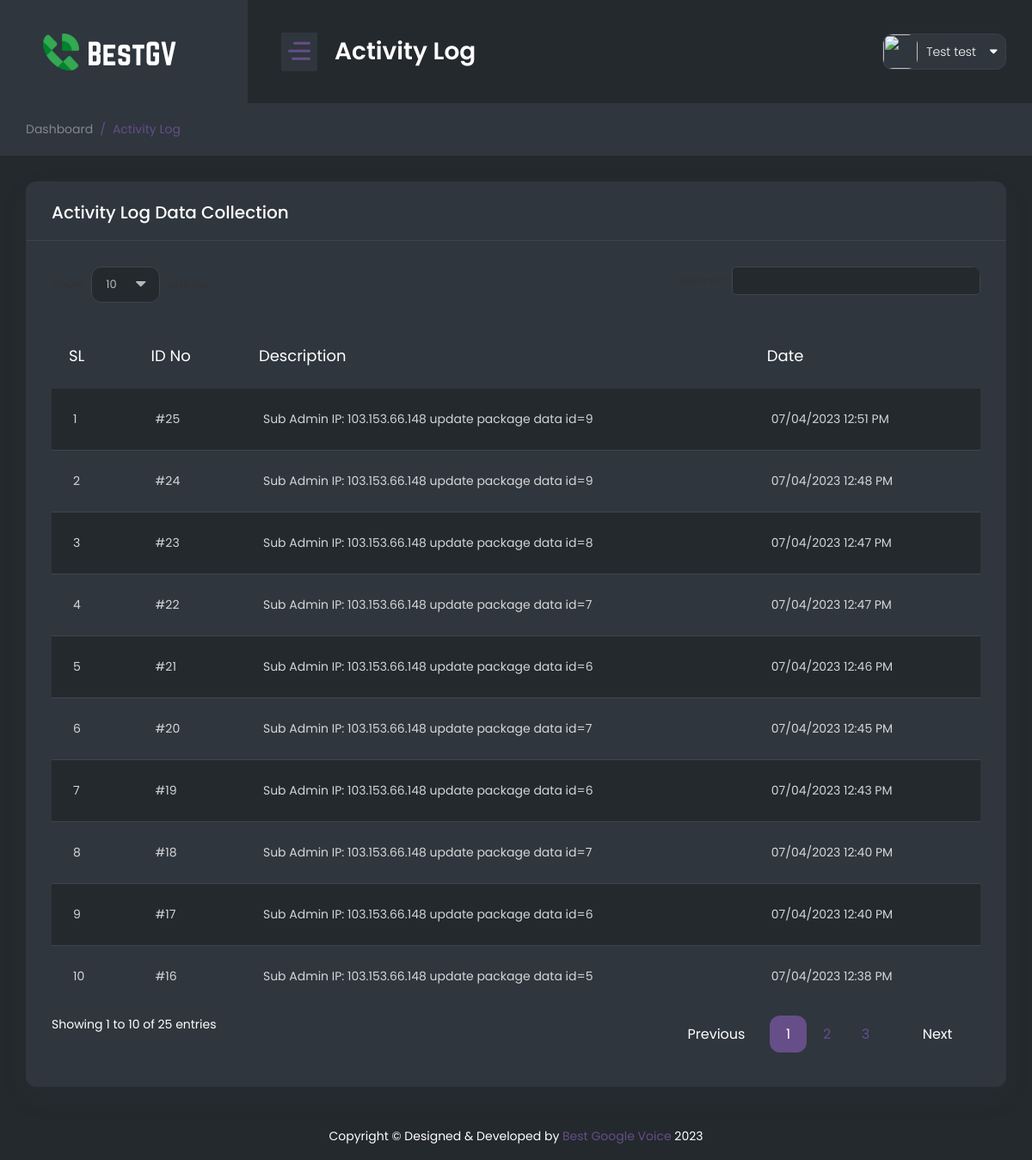
Screenshot of /admin/activity-log.php (signed in) with the database file from the repository.
### tables this page shows
CREATE TABLE `activity_log` (
  `id` int(11) NOT NULL,
  `log_text` varchar(500) NOT NULL,
  `updated_at` timestamp NOT NULL DEFAULT current_timestamp() ON UPDATE current_timestamp()
);

### include/dbcontroller.php (called while the page is built, shortened)
<?php
class DBController {
    private $host = "server107";
    private $user = "bestgrcc_bestgvu";
    private $password = "lO~WDvcfU{KA";
    private $database = "bestgrcc_bestgvd";
    private $conn;
    function __construct() {
        $this->conn = $this->connectDB();
    }
    function connectDB() {
        $conn = mysqli_connect($this->host,$this->user,$this->password,$this->database);
        return $conn;
    }
    function runQuery($query) {
        $result = mysqli_query($this->conn,$query);
        while($row=mysqli_fetch_assoc($result)) {
            $resultset[] = $row;
        }
        if(!empty($resultset))
            return $resultset;
    }
    function numRows($query) {
        $result  = mysqli_query($this->conn,$query);
        $rowcount = mysqli_num_rows($result);
        return $rowcount;
    }
}
?>

### admin/activity-log.php (the view, shortened to what this page needs)
<?php
require_once("../include/dbcontroller.php");
$db_handle = new DBController();
?>
<!DOCTYPE html>
<html lang="en">
<head>
    <?php require_once('include/css.php'); ?>
</head>
<body>
<div id="main-wrapper">
    <div class="nav-header">
        <a href="dashboard.php" class="brand-logo">
            <img class="logo-abbr" src="public/images/logo_icon.png" alt="">
            <img class="brand-title" src="public/images/logo_text.png" alt="">
        </a>
        <div class="nav-control">
            <div class="hamburger">
                <span class="line"></span><span class="line"></span><span class="line"></span>
            </div>
        </div>
    </div>
    <div class="header">
        <div class="header-content">
            <nav class="navbar navbar-expand">
                <div class="collapse navbar-collapse justify-content-between">
                    <div class="header-left">
                        <div class="dashboard_bar">
                            Activity Log
                        </div>
                    </div>
                    <?php require_once('include/header.php'); ?>
                </div>
            </nav>
        </div>
    </div>
    <div class="content-body">
        <div class="container-fluid">
            <div class="page-titles">
                <ol class="breadcrumb">
                    <li class="breadcrumb-item"><a href="javascript:void(0)">Dashboard</a></li>
                    <li class="breadcrumb-item active"><a href="javascript:void(0)">Activity Log</a></li>
                </ol>
            </div>
            <div class="row">
                <div class="col-12">
                    <div class="card">
                        <div class="card-header">
                            <h4 class="card-title">Activity Log Data Collection</h4>
                        </div>
                        <div class="card-body">
                            <div class="table-responsive">
                                <table id="example4" class="display min-w850">
                                    <thead>
                                    <tr>
                                        <th>SL</th>
                                        <th>ID No</th>
                                        <th>Description</th>
                                        <th>Date</th>
                                    </tr>
                                    </thead>
                                    <tbody>
                                    <?php
                                    $log_data = $db_handle->runQuery("SELECT * FROM activity_log order by id desc");
                                    $row_count = $db_handle->numRows("SELECT * FROM activity_log order by id desc");
                                    for ($i = 0; $i < $row_count; $i++) {
                                        ?>
                                        <tr>
                                            <td><?php echo $i + 1; ?></td>
                                            <td>#<?php echo $log_data[$i]["id"]; ?></td>
                                            <td><?php echo $log_data[$i]["log_text"]; ?></td>
                                            <td><?php
                                                $datetime = new DateTime($log_data[$i]["updated_at"]);
                                                $la_time = new DateTimeZone('America/New_York');
                                                $datetime->setTimezone($la_time);
                                                echo $datetime->format('d/m/Y h:i A'); ?></td>
                                        </tr>
                                        <?php
                                    }
                                    ?>
                                    </tbody>
                                </table>
                            </div>
                        </div>
                    </div>
                </div>
            </div>
        </div>
    </div>
    <?php require_once('include/footer.php'); ?>
</div>
</body>
</html>

### rows the page displays
activity_log: id "25", log_text "Sub Admin IP: 103.153.66.148 update package data id=9", updated_at "07/04/2023 12:51 PM"
activity_log: id "24", log_text "Sub Admin IP: 103.153.66.148 update package data id=9", updated_at "07/04/2023 12:48 PM"
activity_log: id "23", log_text "Sub Admin IP: 103.153.66.148 update package data id=8", updated_at "07/04/2023 12:47 PM"
activity_log: id "22", log_text "Sub Admin IP: 103.153.66.148 update package data id=7", updated_at "07/04/2023 12:47 PM"
activity_log: id "21", log_text "Sub Admin IP: 103.153.66.148 update package data id=6", updated_at "07/04/2023 12:46 PM"
activity_log: id "20", log_text "Sub Admin IP: 103.153.66.148 update package data id=7", updated_at "07/04/2023 12:45 PM"
activity_log: id "19", log_text "Sub Admin IP: 103.153.66.148 update package data id=6", updated_at "07/04/2023 12:43 PM"
activity_log: id "18", log_text "Sub Admin IP: 103.153.66.148 update package data id=7", updated_at "07/04/2023 12:40 PM"
activity_log: id "17", log_text "Sub Admin IP: 103.153.66.148 update package data id=6", updated_at "07/04/2023 12:40 PM"
activity_log: id "16", log_text "Sub Admin IP: 103.153.66.148 update package data id=5", updated_at "07/04/2023 12:38 PM"

### other values shown
$_SESSION["name"] "Test test"
